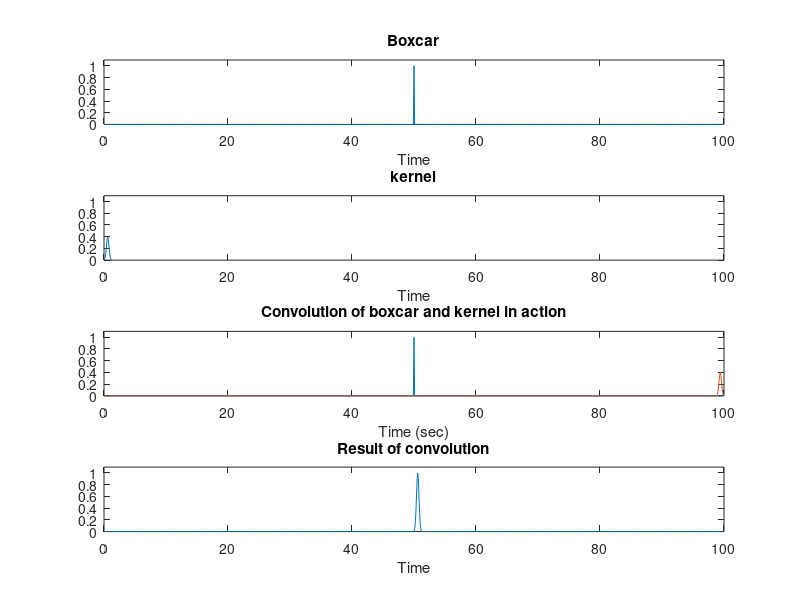

Recreate this plot in MATLAB.
% Explore different examples of convolution
% Try picking different boxcars and kernels and see how the output changes

% init
close all
boxType = 'midline';
kernType = 'gauss';

% Get values
% Define boxcar
x = 0:0.1:10; % inventing a time scale of 0-5 sec in 0.1 sec increments

sr = 10;
dur = 100;
x = 0:1/sr:dur;

numX = numel(x);
switch boxType
    case 'midline'
        % A single pulse in the middle
        y = zeros([1,numX]);
        y(round(numX/2)) = 1;
    case 'twinPeaks'
        % two unit spikes at 1/3 and 2/3
        y = zeros([1,numX]);
        y(round(numX/3)) = 1;
        y(round(2*numX/3)) = 1;
    case 'sustain'
        % Hold the signal on from 1/3 to 2/3
        y = zeros([1,numX]);
        y(round(numX/3):round(2*numX/3)) = 1;
    case '2box'
        % Like a mix of twinPeaks and sustain:
        % Have an extended signal that happens twice, with a big gap

        % Old method
        % y = zeros([1,numX]);
        % y(round(numX/10):round(3*numX/10)) = 1;
        % y(round(7*numX/10):round(9*numX/10)) = 1;

        [~, y] = oscillator('square', 1, 2, 1, numX-1, .75);
        y = y + abs(min(y)); % shift up from 0
    case '3'
        % 3 random bumps
        y = zeros([1,numX]);
        temp = randperm(numX);
        inds = temp(1:3);
        y(inds) = .5;
    case 'sine'
        % y = sin(x * pi * 2);
        [~,y] = oscillator('sine', 1, 2, 1, numX-1);
    case 'triangle'
        [~,y] = oscillator('triangle', 1, 2, 1, numX-1);
    otherwise
        error('Invalid boxType');
end
% ... not sure why I'm redefining x here?? comment out for now
% x = ((1:numel(y)) - 1) / 5; % inventing a time scale

% Define kernel
switch kernType
    case 'flat'
        kernel = [.2 .2 .2 .2 .2];
    case 'exp'
        % an exponential curve
        kernel = 0:.5:3;
        kernel = kernel .^ 2;
        kernel = kernel / max(kernel); % scale to unit size
        % kernel = [0 0.05 0.06 0.1 0.5 0.9 0];
    case 'gauss'
        kx = -3:.5:3; % x must be centered on 0
        kernel = normpdf(kx);
        % discard x so everything is positive
    case 'pyramid'
        kernel = [0 0 .5 .5 1 1 .5 .5 0 0];
    case 'steps'
        kernel = [0 0 .2 .2 .4 .4 .6 .6];
    case 'hrf'
        kernel = twoGammaHrf(30, 1/sr);
        kernel = kernel / max(kernel); % rescale so max is 1
    case 'edge'
        kernel = [0 1 0 -1 0];
    otherwise 
        error('Invalid kernType')
end

% Convolve kernel with boxcar
w = conv(y,kernel, 'full');
w = w(1:numel(y)); % truncate to length of original vector
w = w / max(w); % scale to unit height

% Show all three elements at once:
figure();
ymax = max([y,kernel,w]);
ymin = min([y,kernel,w]);
% Add a little buffer
ymax = ymax + (.1 * ymax);
ymin = ymin - abs(.1 * ymin);
% Initialize the animated vectors
z = zeros(1,numX); % animated convolution
k = z; % animated kernel
subplot(4,1,1); % The signal
    plot(x,y);
    xlabel('Time');
    title('Boxcar');
    ylim([ymin,ymax]);
    xlim([0,max(x)]);
subplot(4,1,2); % the kernel
    plot(x(1:numel(kernel)),kernel);
    xlabel('Time');
    title('kernel');
    ylim([ymin,ymax]);
    xlim([0,max(x)]);
subplot(4,1,3); % animate the process
    p = [y;k];
    h1 = plot(x,p);
    xlabel('Time (sec)');
    title('Convolution of boxcar and kernel in action');
    ylim([ymin,ymax]);
    xlim([0,max(x)]);
subplot(4,1,4); % animate the result
    h2 = plot(x,z);
    xlabel('Time');
    title('Result of convolution');
    ylim([ymin,ymax]);
    xlim([0,max(x)]);

% Animate!
for i = 1:numX
    % Get updated data
    % z is an expanding subset of existing w
    z(1:i) = w(1:i);
    % k is the kernel, backward, and sliding from left to right
    k = zeros([1,numX]); % init
    % Reverse kernel
    subkernel = fliplr(kernel);
    k(i) = 1; % set a single impulse
    k = conv(k, subkernel, 'full'); % convert impulse to kernel
    numK = length(subkernel);
    % k = k(numK:numX+numK-1); % truncate the resulting extension
    k = k(numK:end);
    p = num2cell([y;k], 2);
    % Set updated data
    set(h1, {'YData'}, p);
    set(h2, 'YData', z);
    % Draw to screen
    drawnow;
    % Pause to keep it at a particular frame rate
    % 10/numX makes it last 10 seconds, no matter how long x is
    % pause(10/numX);
    
end